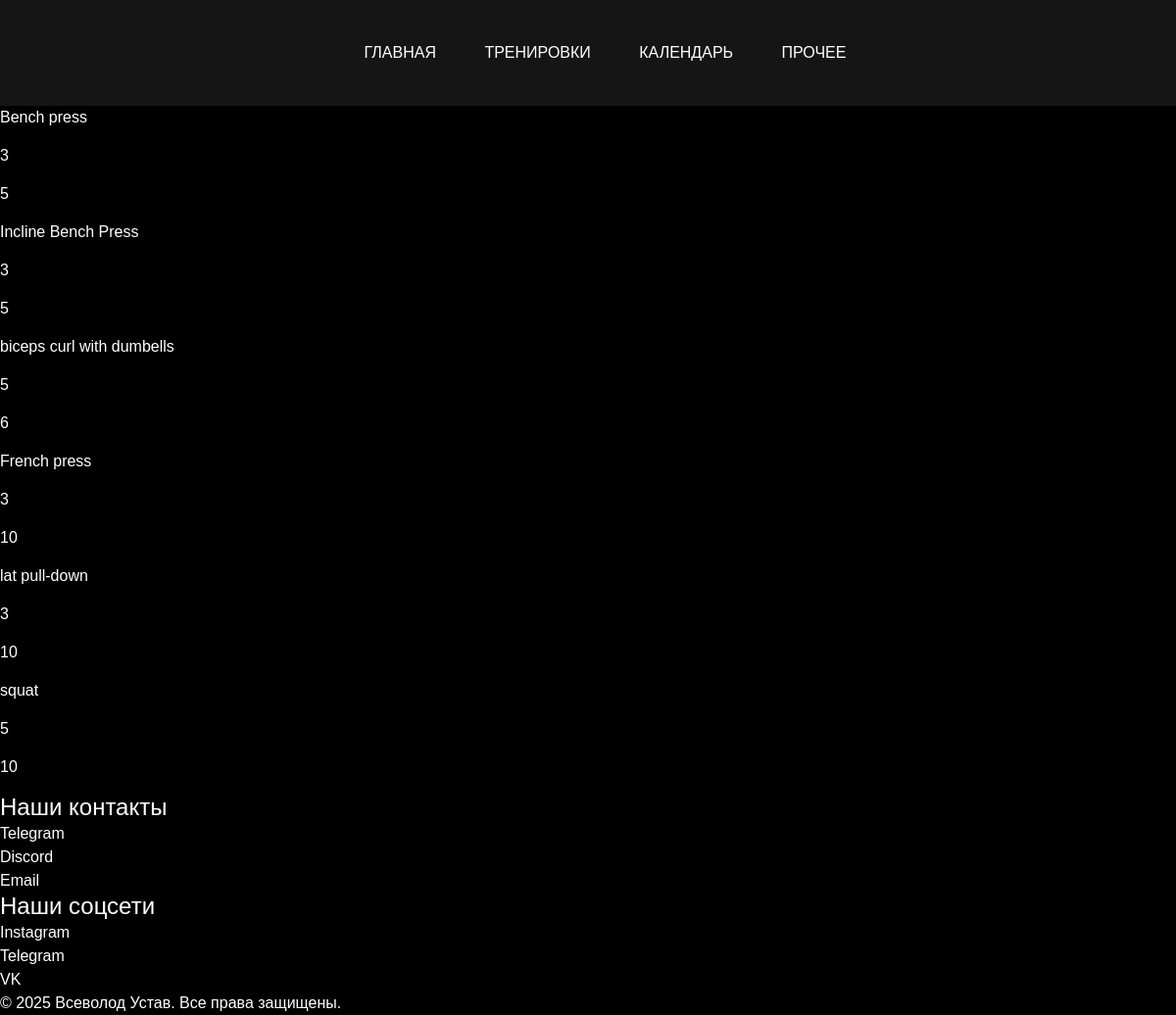
/program/view/test, run on the app's committed database.
### fitapp/models.py (models this page shows, shortened)
class ProgramExercise(models.Model):
    program = models.ForeignKey(Dprogram, on_delete=models.CASCADE)
    exercise = models.ForeignKey(Exercise, on_delete=models.CASCADE)
    sets = models.PositiveIntegerField()
    reps = models.PositiveIntegerField()
    weight = models.FloatField()
    class Meta:
        verbose_name = "ProgramExercise"
        verbose_name_plural = "ProgramExercise"

class Exercise(models.Model):
    name = models.CharField(max_length=100)
    muscle_group = models.CharField(max_length=100)
    second_group = models.CharField(max_length=100, null=True, blank=True)
    third_group = models.CharField(max_length=100, null=True, blank=True)
    rating = models.IntegerField(blank=True, null=True)
    img = models.CharField(max_length=200, blank=True, null=True)
    class Meta:
        verbose_name = "Exercise"
        verbose_name_plural = "Exercise"

### fitapp/views.py (the view)
# urls.py: path('program/view/<str:program_name>', DetailProgram, name='dprogram')
def DetailProgram(request, program_name):
    program = Dprogram.objects.get(name=program_name)
    exercises = ProgramExercise.objects.filter(program=program)
    data = {
        'title': program_name,
        'exercises': exercises,
    }
    return render(request, 'fitapp/program-detail.html', data)

### fitapp/templates/fitapp/program-detail.html (shortened to what this page needs)
{% extends 'fitapp/index.html' %}
{% load static %}
{% block main %}
    {% for ex in exercises %}
        <p>{{ ex.exercise.name }}</p>
        <p>{{ ex.sets }}</p>
        <p>{{ ex.reps }}</p>
    {% endfor %}
{% endblock %}

### fitapp/templates/fitapp/index.html (shortened to what this page needs)
{% load static %}
<!DOCTYPE html>
<html lang="ru">
    <head>
        <link rel="stylesheet" href="{% static 'fitapp/css/bootstrap.min.css' %}" type="text/css">
        <link rel="stylesheet" href="{% static 'fitapp/css/font-awesome.min.css' %}" type="text/css">
        <link rel="stylesheet" href="{% static 'fitapp/css/elegant-icons.css' %}" type="text/css">
        <link rel="stylesheet" href="{% static 'fitapp/css/nice-select.css' %}" type="text/css">
        <link rel="stylesheet" href="{% static 'fitapp/css/owl.carousel.min.css' %}" type="text/css">
        <link rel="stylesheet" href="{% static 'fitapp/css/magnific-popup.css' %}" type="text/css">
        <link rel="stylesheet" href="{% static 'fitapp/css/slicknav.min.css' %}" type="text/css">
        <link rel="stylesheet" type="text/css" href="{% static 'fitapp/css/style.css' %}">
    </head>
    <body>
        <header class="header-section header-normal">
            <div class="container-fluid">
                <div class="logo">
                    </div>
                    <div class="container">
                        <div class="nav-menu">
                            <nav class="mainmenu mobile-menu">
                                <ul>
                                    <li><a href="main.html">Главная</a></li>
                                    <li><a href="training-main.html">Тренировки</a></li>
                                    <li><a href="calendar.html">Календарь</a></li>
                                    <li><a href="other.html">Прочее</a></li>
                                </ul>
                            </nav>
                        </div>
                    </div>
            </div>
        </header>
        {% block main %} {% endblock %}
        <footer>
                <div class="footer-container">
                    <h4>Наши контакты</h4>
                    <ul>
                        <li>Telegram</li>
                        <li>Discord</li>
                        <li>Email</li>
                    </ul>
                    <h4>Наши соцсети</h4>
                    <ul>
                        <li>Instagram</li>
                        <li>Telegram</li>
                        <li>VK</li>
                    </ul>
                </div>
                <div>© 2025 Всеволод Устав. Все права защищены.</div>
            </footer>
    </body>
</html>

### fitapp/static/fitapp/css/style.css (style rules this page uses)
:root { --blue-green: #0D98BA; --dark-blue: #1E3A8A; --dark-white: #F0EAD6; --middle-blue: #7ED4E6; --star-blue: #007BB8; --grey: #151515; --light-grey: #252525; }
html, body { height: 100%; color: white; font-family: Verdana, sans-serif; -webkit-font-smoothing: antialiased; font-smoothing: antialiased; background-color: black; overflow-x: hidden; }
h1,h2,h3,h4,h5,h6 { margin: 0; font-weight: 400; font-family: sans-serif; }
h4 { font-size: 24px; }
p { font-size: 16px; font-family: sans-serif; font-weight: 400; line-height: 24px; margin: 0 0 15px 0; }
ul, ol { padding: 0; margin: 0; }
.header-section { padding-top: 40px; position: absolute; left: 0; top: 0; width: 100%; z-index: 99; padding-left: 60px; padding-right: 60px; }
.header-section.header-normal { position: relative; display: -webkit-box; display: -ms-flexbox; display: flex; background: #151515; padding-top: 0; }
.header-section.header-normal .logo { padding: 40px 0; }
.header-section.header-normal .nav-menu .mainmenu ul li a { padding: 40px 0; }
.header-section.header-normal .nav-menu .mainmenu ul li a:after { bottom: 35px; }
.logo { width: 50px; height: 50px; float: left; }
.nav-menu { text-align: center; }
.nav-menu .mainmenu { display: inline-block; }
.nav-menu .mainmenu ul li { display: inline-block; list-style: none; margin-right: 45px; position: relative; }
.nav-menu .mainmenu ul li:last-child { margin-right: 0; }
.nav-menu .mainmenu ul li a { color: #ffffff; font-size: 16px; text-transform: uppercase; font-weight: 500; line-height: 28px; -webkit-transition: 0.3s; -o-transition: 0.3s; transition: 0.3s; display: block; font-family: "Oswald", sans-serif; -webkit-transition: all 0.2s; -o-transition: all 0.2s; transition: all 0.2s; }
.nav-menu .mainmenu ul li a:after { position: absolute; left: 0; bottom: -5px; width: 100%; height: 2px; background: var(--blue-green); content: ""; opacity: 0; -webkit-transition: all 0.2s; -o-transition: all 0.2s; transition: all 0.2s; }
@media only screen and (min-width: 1200px) { .container { max-width: 1200px; } }

### data on the page
ProgramExercise: exercise.name "Bench press", sets "3", reps "5"
ProgramExercise: exercise.name "Incline Bench Press", sets "3", reps "5"
ProgramExercise: exercise.name "biceps curl with dumbells", sets "5", reps "6"
ProgramExercise: exercise.name "French press", sets "3", reps "10"
ProgramExercise: exercise.name "lat pull-down", sets "3", reps "10"
ProgramExercise: exercise.name "squat", sets "5", reps "10"
